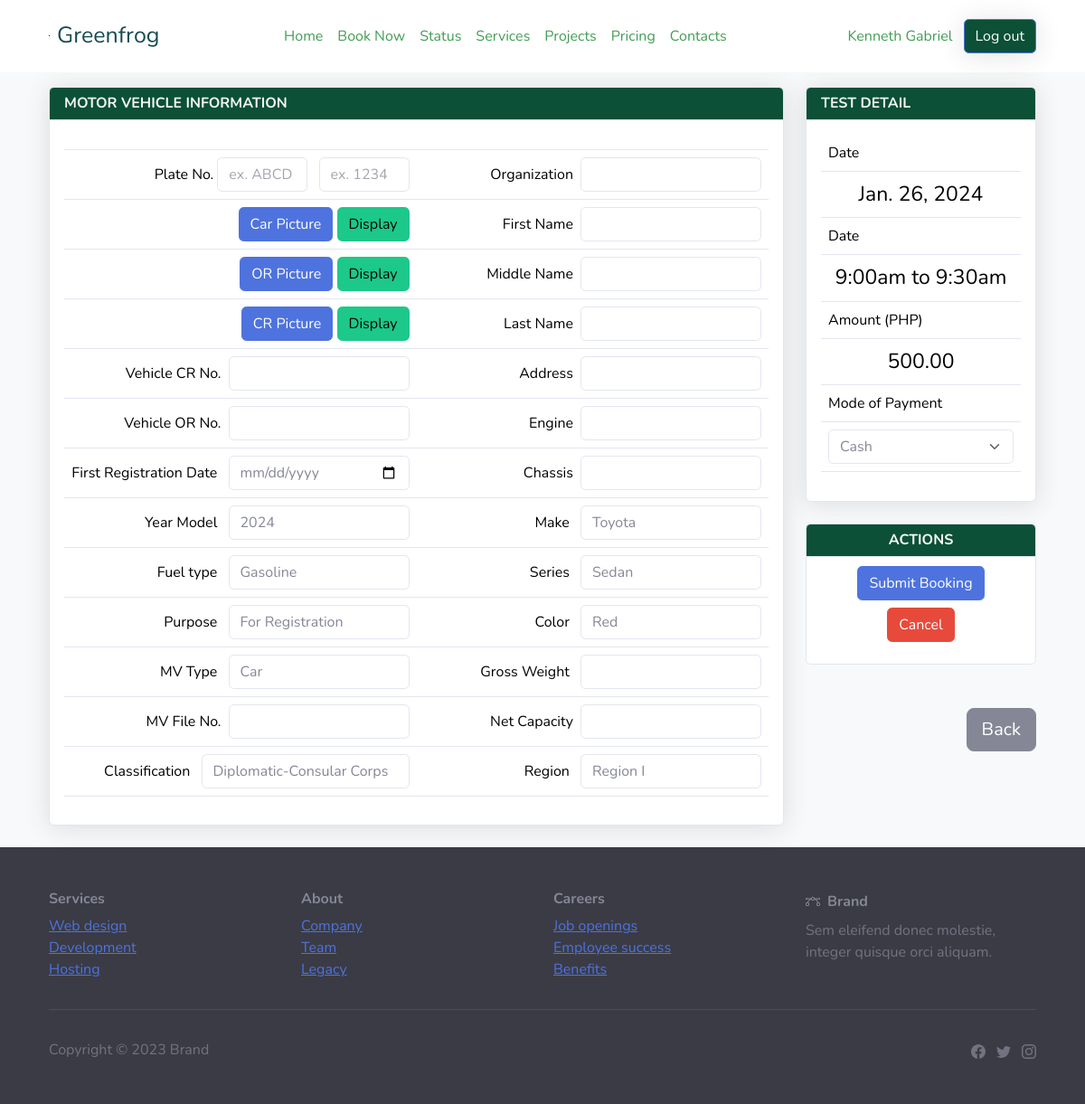
/booking_form.php?eventId=3 (signed in), run on the app's committed database.
### tables this page shows
CREATE TABLE `schedule_list` (
  `id` int(30) NOT NULL,
  `title` text NOT NULL,
  `description` text NOT NULL,
  `qty_of_person` int(23) NOT NULL,
  `reserve_count` int(23) NOT NULL DEFAULT 0,
  `price_3` decimal(10,2) NOT NULL DEFAULT 0.00,
  `price_2` decimal(10,2) NOT NULL,
  `price_1` decimal(10,2) NOT NULL DEFAULT 0.00,
  `start_datetime` datetime NOT NULL,
  `end_datetime` datetime DEFAULT NULL,
  `availability` varchar(10) NOT NULL DEFAULT 'available'
);

### booking_form.php (the view, shortened to what the rows shown need)
<?php
$eventId = intval($_GET['eventId']);
include("connect/connection.php");
$stmt = $connect->prepare("SELECT * FROM schedule_list WHERE id = ?");
$stmt->bind_param("i", $eventId);
$stmt->execute();
$result = $stmt->get_result();
$event = $result->fetch_assoc();
$customerEmail = $_SESSION['email'];
$customerQuery = $connect->prepare("SELECT user_id, first_name, middle_name, last_name, address FROM login WHERE email = ?");
$customerQuery->bind_param("s", $customerEmail);
$customerQuery->execute();
$customerResult = $customerQuery->get_result();
$customerDetails = $customerResult->fetch_assoc();
$userName = $customerDetails['first_name'];
?>
<!DOCTYPE html>
<html data-bs-theme="light" lang="en">
<head>
    <link rel="stylesheet" href="admin/assets/bootstrap/css/bootstrap.min.css">
</head>
<body style=" background-color: #f8f9fa;">
  <?php include 'partials/nav.php'?>
    <div class="container mt-3">
                    <form    method="POST"  name="bookingForm">
                    <div class="row">
                        <div class="col-lg-3">
                        <div class="">
                       <div class="card shadow mb-4">
    <div class="card-body">
        <div class="table-responsive">
            <table class="table">
                <tbody>
                <tr>
                        <th><span style="font-weight: normal !important;">Date</span></th>
                    </tr>
                    <tr>
                       <td class="text-center" style="font-size: 23px;"><?php echo date('M. j, Y', strtotime($event['start_datetime'])); ?></td>
                    </tr>
                <tr>
                        <th><span style="font-weight: normal !important;">Date</span></th>
                    </tr>
                    <tr>
                       <td class="text-center" style="font-size: 23px;"><?php echo date('g:ia', strtotime($event['start_datetime'])) . ' to ' . date('g:ia', strtotime($event['end_datetime'])); ?></td>
                    </tr>
                <tr>
                        <th><span style="font-weight: normal !important;">Amount (PHP)</span></th>
                    </tr>
                    <tr>
    <th><span style="font-weight: normal !important;">Mode of Payment</span></th>
</tr>
                </tbody>
            </table>
        </div>
    </div>
</div>
                      </div>
                </div>
            </div>
        </form>
        </div>
</body>
</html>

### partials/nav.php (shortened to what the rows shown need)
<nav class="navbar navbar-expand-md sticky-top py-3 navbar-dark" id="mainNav" style="background: rgb(255,255,255);">
        <div class="container">
            <div class="collapse navbar-collapse" id="navcol-1">
                <ul class="navbar-nav mx-auto">
                    <li class="nav-item"><a class="nav-link" href="home.php" style="color: rgb(65,157,85);">Home</a></li>
                    <li class="nav-item"><a class="nav-link" href="book-now.php"><span style="color: rgb(65, 157, 85);">Book Now</span></a></li>
                    <li class="nav-item"><a class="nav-link" href="schedule-status.php"><span style="color: rgb(65, 157, 85);">Status</span></a></li>
                    <li class="nav-item" style="color: rgb(65,157,85);"><a class="nav-link" href="services.php" style="color: rgb(65,157,85);">Services</a></li>
                    <li class="nav-item" style="color: rgb(65,157,85);"><a class="nav-link" href="projects.php" style="color: rgb(65,157,85);">Projects</a></li>
                    <li class="nav-item" style="color: rgb(65,157,85);"><a class="nav-link" href="pricing.php" style="color: rgb(65,157,85);">Pricing</a></li>
                    <li class="nav-item" style="color: rgb(65,157,85);"><a class="nav-link" href="contacts.php" style="color: rgb(65,157,85);">Contacts</a></li>
                </ul> <a class="btn btn-primary" role="button" style="background: rgba(255,255,255,0);color: #419d55;border-style: none;" href="account.php"><?php echo $userName?></a><a class="btn btn-primary shadow" role="button" href="logout.php" style="background: var(--bs-success-text-emphasis);">Log out</a>
            </div>
        </div>
    </nav>

### data on the page
schedule_list: start_datetime "Jan. 26, 2024", start_datetime "9:00am", end_datetime "9:30am"

### other printed values
$userName "Kenneth Gabriel"
form field value "2024"
